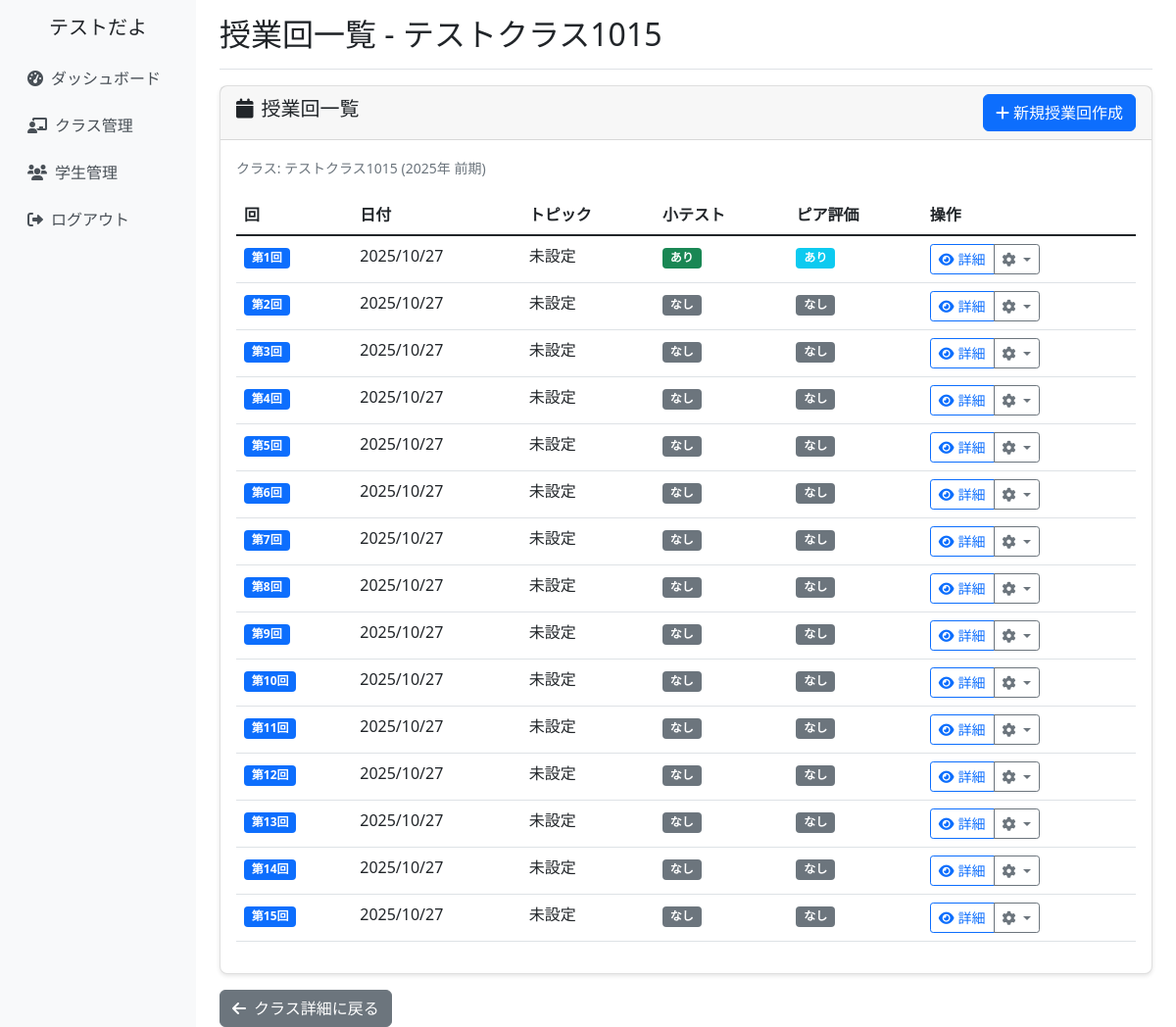
The page /classes/11/sessions/ (signed in) on the database its author committed.
### school_management/models.py (models this page shows, shortened)
class CustomUser(AbstractUser):
    ROLE_CHOICES = [
        ('admin', '管理者'),
        ('teacher', '教員'),
        ('student', '学生'),
    ]
    username = None  # usernameフィールドを無効化
    email = models.EmailField(unique=True, null=True, blank=True)
    full_name = models.CharField(max_length=100, verbose_name='氏名')
    furigana = models.CharField(max_length=100, blank=True, verbose_name='ふりがな')
    points = models.IntegerField(default=0, verbose_name='ポイント')
    role = models.CharField(
        max_length=10,
        choices=ROLE_CHOICES,
        default='student',
        verbose_name='役割'
    )
    student_number = models.CharField(max_length=20, blank=True, verbose_name='学籍番号')
    teacher_id = models.CharField(max_length=20, blank=True, verbose_name='教員ID')
    created_at = models.DateTimeField(auto_now_add=True, verbose_name='登録日時')
    updated_at = models.DateTimeField(auto_now=True, verbose_name='更新日時')
    groups = models.ManyToManyField(
        'auth.Group',
        verbose_name='groups',
        blank=True,
        help_text='The groups this user belongs to.',
        related_name="customuser_set",
        related_query_name="customuser",
    )
    user_permissions = models.ManyToManyField(
        'auth.Permission',
        verbose_name='user permissions',
        blank=True,
        help_text='Specific permissions for this user.',
        related_name="customuser_set",
        related_query_name="customuser",
    )
    USERNAME_FIELD = 'email'
    REQUIRED_FIELDS = ['full_name']
    objects = CustomUserManager()
    class Meta:
        verbose_name = 'ユーザー'
        verbose_name_plural = 'ユーザー'

class ClassRoom(models.Model):
    SEMESTER_CHOICES = [
        ('first', '前期'),
        ('second', '後期'),
    ]
    class_name = models.CharField(max_length=100, verbose_name='クラス名')
    year = models.IntegerField(verbose_name='年度')
    semester = models.CharField(max_length=10, choices=SEMESTER_CHOICES, verbose_name='学期')
    teachers = models.ManyToManyField(Teacher, verbose_name='担当教員', related_name='classrooms')
    students = models.ManyToManyField(Student, blank=True, verbose_name='学生')
    created_at = models.DateTimeField(auto_now_add=True)
    updated_at = models.DateTimeField(auto_now=True)
    class Meta:
        verbose_name = 'クラス'
        verbose_name_plural = 'クラス'

class LessonSession(models.Model):
    classroom = models.ForeignKey(ClassRoom, on_delete=models.CASCADE, verbose_name='クラス')
    session_number = models.IntegerField(verbose_name='回数')
    date = models.DateField(verbose_name='実施日')
    topic = models.CharField(max_length=200, blank=True, verbose_name='テーマ・内容')
    has_quiz = models.BooleanField(default=False, verbose_name='小テストあり')
    has_peer_evaluation = models.BooleanField(default=False, verbose_name='ピア評価あり')
    peer_evaluation_closed = models.BooleanField(default=False, verbose_name='ピア評価締切済み')
    created_at = models.DateTimeField(auto_now_add=True)
    updated_at = models.DateTimeField(auto_now=True)
    class Meta:
        verbose_name = '授業回'
        verbose_name_plural = '授業回'
        unique_together = ['classroom', 'session_number']

### school_management/views.py (the view)
# urls.py: path('classes/<int:class_id>/sessions/', views.session_list_view, name='session_list'),
@login_required
def session_list_view(request, class_id):
    classroom = get_object_or_404(ClassRoom, id=class_id, teachers=request.user)
    sessions = LessonSession.objects.filter(classroom=classroom).order_by('session_number')
    context = {
        'classroom': classroom,
        'sessions': sessions,
    }
    return render(request, 'school_management/session_list.html', context)

### school_management/templates/school_management/session_list.html (shortened to what this page needs)
{% extends 'school_management/base.html' %}
{% block page_title %}授業回一覧 - {{ classroom.class_name }}{% endblock %}
{% block content %}
<div class="row">
    <div class="col-12">
        <div class="card">
            <div class="card-header d-flex justify-content-between align-items-center">
                <h5><i class="fas fa-calendar me-2"></i>授業回一覧</h5>
                <a href="{% url 'school_management:session_create' classroom.id %}" class="btn btn-primary">
                    <i class="fas fa-plus me-1"></i>新規授業回作成
                </a>
            </div>
            <div class="card-body">
                <div class="mb-3">
                    <small class="text-muted">
                        クラス: {{ classroom.class_name }} ({{ classroom.year }}年 {{ classroom.get_semester_display }})
                    </small>
                </div>
                {% if sessions %}
                <div class="table-responsive">
                    <table class="table table-hover">
                        <thead>
                            <tr>
                                <th>回</th>
                                <th>日付</th>
                                <th>トピック</th>
                                <th>小テスト</th>
                                <th>ピア評価</th>
                                <th>操作</th>
                            </tr>
                        </thead>
                        <tbody>
                            {% for session in sessions %}
                            <tr>
                                <td>
                                    <span class="badge bg-primary">第{{ session.session_number }}回</span>
                                </td>
                                <td>{{ session.date|date:"Y/m/d" }}</td>
                                <td>{{ session.topic|default:"未設定" }}</td>
                                <td>
                                    {% if session.has_quiz %}
                                        <span class="badge bg-success">あり</span>
                                    {% else %}
                                        <span class="badge bg-secondary">なし</span>
                                    {% endif %}
                                </td>
                                <td>
                                    {% if session.has_peer_evaluation %}
                                        <span class="badge bg-info">あり</span>
                                    {% else %}
                                        <span class="badge bg-secondary">なし</span>
                                    {% endif %}
                                </td>
                                <td>
                                    <div class="btn-group btn-group-sm">
                                        <a href="{% url 'school_management:session_detail' session.id %}"
                                           class="btn btn-outline-primary">
                                            <i class="fas fa-eye me-1"></i>詳細
                                        </a>
                                        <div class="btn-group btn-group-sm">
                                            <button type="button" class="btn btn-outline-secondary dropdown-toggle" data-bs-toggle="dropdown">
                                                <i class="fas fa-cog"></i>
                                            </button>
                                        </div>
                                    </div>
                                </td>
                            </tr>
                            {% endfor %}
                        </tbody>
                    </table>
                </div>
                {% endif %}
            </div>
        </div>
    </div>
</div>
<div class="row mt-3">
    <div class="col-12">
        <a href="{% url 'school_management:class_detail' classroom.id %}" class="btn btn-secondary">
            <i class="fas fa-arrow-left me-2"></i>クラス詳細に戻る
        </a>
    </div>
</div>
{% endblock %}

### school_management/templates/school_management/base.html (shortened to what this page needs)
{% load static %}
<!DOCTYPE html>
<html lang="ja">
<head>
    <link href="https://cdn.jsdelivr.net/npm/bootstrap@5.1.3/dist/css/bootstrap.min.css" rel="stylesheet">
    <link href="https://cdnjs.cloudflare.com/ajax/libs/font-awesome/6.0.0/css/all.min.css" rel="stylesheet">
    <link href="{% static 'school_management/css/base.css' %}" rel="stylesheet">
</head>
<body>
    <div class="container-fluid">
        <div class="row">
            {% if user.is_authenticated %}
            <nav class="col-md-3 col-lg-2 d-md-block d-none sidebar collapse">
                <div class="position-sticky pt-3">
                    <div class="text-center mb-3">
                        <h5>{{ user.full_name }}</h5>
                    </div>
                    <ul class="nav flex-column">
                        <li class="nav-item">
                            <a class="nav-link" href="{% url 'school_management:dashboard' %}">
                                <i class="fas fa-tachometer-alt me-2"></i>ダッシュボード
                            </a>
                        </li>
                        <li class="nav-item">
                            <a class="nav-link" href="{% url 'school_management:class_list' %}">
                                <i class="fas fa-chalkboard-teacher me-2"></i>クラス管理
                            </a>
                        </li>
                        <li class="nav-item">
                            <a class="nav-link" href="{% url 'school_management:student_list' %}">
                                <i class="fas fa-users me-2"></i>学生管理
                            </a>
                        </li>
                        <li class="nav-item">
                            <a class="nav-link" href="{% url 'school_management:logout' %}">
                                <i class="fas fa-sign-out-alt me-2"></i>ログアウト
                            </a>
                        </li>
                    </ul>
                </div>
            </nav>
            <main class="col-md-9 ms-sm-auto col-lg-10 px-md-4 main-content">
                <div class="d-flex justify-content-between flex-wrap flex-md-nowrap align-items-center pt-3 pb-2 mb-3 border-bottom">
                    <h1 class="h2">{% block page_title %}{% endblock %}</h1>
                </div>
                {% block content %}{% endblock %}
            </main>
            {% else %}
            <div class="col-12">
                {% block login_content %}{% endblock %}
            </div>
            {% endif %}
        </div>
    </div>
</body>
</html>

### school_management/static/school_management/css/base.css (style rules this page uses)
.sidebar { min-height: 100vh; background-color: #f8f9fa; }
.main-content { min-height: 100vh; }
.card { box-shadow: 0 2px 4px rgba(0, 0, 0, 0.1); border-radius: 8px; }
.btn { border-radius: 6px; transition: all 0.2s ease-in-out; }
.nav-link { color: #495057; padding: 0.75rem 1rem; border-radius: 6px; transition: all 0.2s ease-in-out; }
@media (min-width: 768px) { .sidebar { position: relative; left: 0; } }

### rows shown on the page
CustomUser: full_name "テストだよ"
ClassRoom: class_name "テストクラス1015", year "2025", semester "前期"
LessonSession: session_number "1", date "2025/10/27", topic "未設定", has_quiz "あり", has_peer_evaluation "あり"
LessonSession: session_number "2", date "2025/10/27", topic "未設定", has_quiz "なし", has_peer_evaluation "なし"
LessonSession: session_number "3", date "2025/10/27", topic "未設定", has_quiz "なし", has_peer_evaluation "なし"
LessonSession: session_number "4", date "2025/10/27", topic "未設定", has_quiz "なし", has_peer_evaluation "なし"
LessonSession: session_number "5", date "2025/10/27", topic "未設定", has_quiz "なし", has_peer_evaluation "なし"
LessonSession: session_number "6", date "2025/10/27", topic "未設定", has_quiz "なし", has_peer_evaluation "なし"
LessonSession: session_number "7", date "2025/10/27", topic "未設定", has_quiz "なし", has_peer_evaluation "なし"
LessonSession: session_number "8", date "2025/10/27", topic "未設定", has_quiz "なし", has_peer_evaluation "なし"
LessonSession: session_number "9", date "2025/10/27", topic "未設定", has_quiz "なし", has_peer_evaluation "なし"
LessonSession: session_number "10", date "2025/10/27", topic "未設定", has_quiz "なし", has_peer_evaluation "なし"
LessonSession: session_number "11", date "2025/10/27", topic "未設定", has_quiz "なし", has_peer_evaluation "なし"
LessonSession: session_number "12", date "2025/10/27", topic "未設定", has_quiz "なし", has_peer_evaluation "なし"
LessonSession: session_number "13", date "2025/10/27", topic "未設定", has_quiz "なし", has_peer_evaluation "なし"
LessonSession: session_number "14", date "2025/10/27", topic "未設定", has_quiz "なし", has_peer_evaluation "なし"
LessonSession: session_number "15", date "2025/10/27", topic "未設定", has_quiz "なし", has_peer_evaluation "なし"
